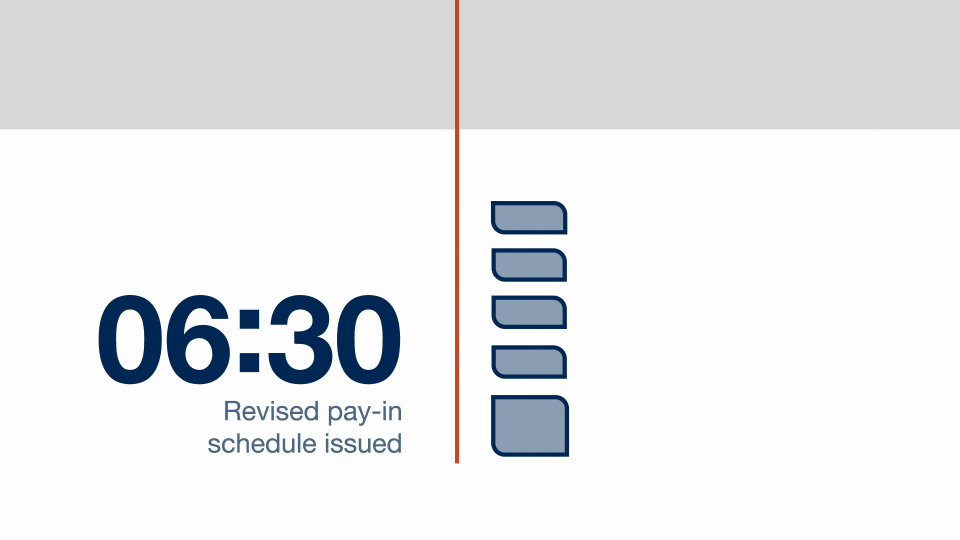
#> input picture video/.claude/rounds/work/cls-day/gen11/ref/f1610.png, 1920 x 1080 px, given in place of f1600.png, which was not available (shown at 1/2 size)
$ python probe_s8.py
#> lines starting #> are read from the running program, lines starting #| are printed output that depends on the picture; after the words box and inside, x2 and y2 are one past the last pixel; in counts of white or black regions, pixels touching at a corner belong together; pictures that were not available may be replaced by others from this repository, and a replacement may not be noted
from PIL import Image
import numpy as np, glob, re
def load(f): return np.asarray(Image.open(f).convert("RGB")).astype(int)
def isnavy(px): r,g,b=px; return r<75 and g<85 and 30<b<135
def isgrey(px): r,g,b=px; return abs(r-215)<18 and abs(g-215)<18 and abs(b-215)<18
def isred(px): r,g,b=px; return r>150 and g<110 and b<75
def isbarfill(px): r,g,b=px; return 120<r<175 and 140<g<185 and 158<b<205  # steel-blue bar fill

D=".claude/rounds/work/cls-day/gen11/ref"
for fr in [1600,1620,1640,1650,1660,1670,1680,1690,1700]:
    im=load(f"{D}/f{fr}.png"); H,W,_=im.shape
#> after `H, W, _ = im.shape`: H = 1080; W = 1920
    # grey band bottom at col x=1780 (or 1885): grey->white transition
    col=1780
    gy=[y for y in range(0,400) if isgrey(im[y,col])]
#> in isgrey, `r, g, b = px`: r = 215
#> gy = 259 values from 0 to 258
    bandbot=(max(gy)+1) if gy else None
#> bandbot = 259
    # hour ticks: scan a row inside grey band (y=60)
    row=60 if (bandbot and bandbot>70) else max(5,(bandbot or 40)//2)
#> row = 60
    ticks=[];x=0
    while x<W:
        if isnavy(im[row,x]):
            x0=x
            while x<W and isnavy(im[row,x]): x+=1
            if x-x0<14: ticks.append((x0+x-1)//2)
        x+=1
#> after the loop, ticks = []; x = 1920
    # red line x (scan row y=200, below band, x<1920)
    rr=200
    reds=[x for x in range(0,W) if isred(im[rr,x])]
#> in isred, `r, g, b = px`: r = 215
#> reds = [910, 911, 912, 913, 914, 915, 916, 917]
    redx=int(np.median(reds)) if reds else None
#> redx = 913
    # bars: navy-outline bounding via barfill mask clusters by y
    mask=np.zeros((H,W),bool)
    for y in range(300,1010):
        rowpx=im[y]
        m=(rowpx[:,0]>120)&(rowpx[:,0]<175)&(rowpx[:,1]>140)&(rowpx[:,1]<185)&(rowpx[:,2]>158)&(rowpx[:,2]<205)
        mask[y]=m
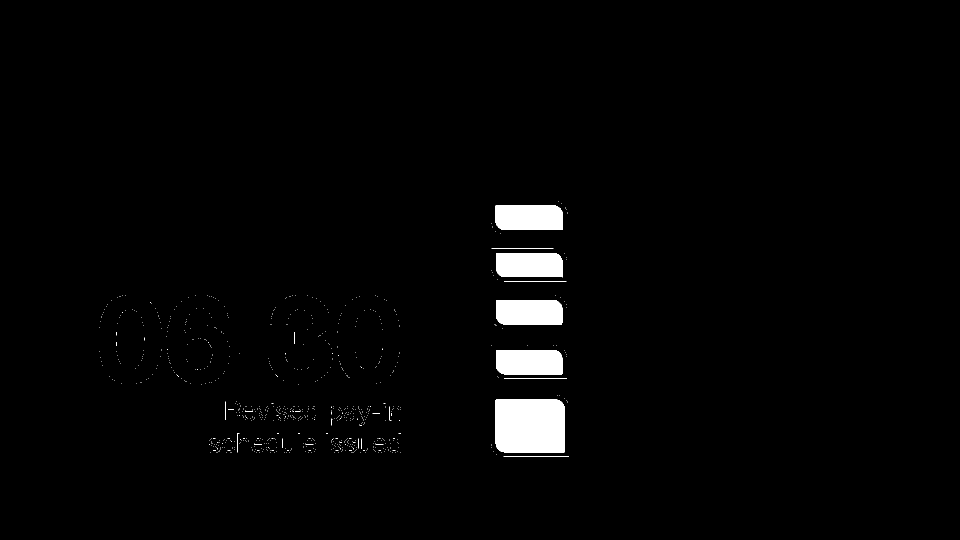
#> mask: shape (1080, 1920) bool (shown at 1/2 size); 2% white; 828 white regions (813 under 20 px), largest, box (x1, y1, x2, y2) and area: (991, 799, 1129, 905) 14474, (991, 411, 1126, 460) 6464, (992, 700, 1125, 749) 6370
    rowhas=[y for y in range(300,1010) if mask[y].sum()>8]
#> rowhas = 306 values from 411 to 913
    bars=[]
    if rowhas:
        s=rowhas[0]; p=rowhas[0]
#> after `s = rowhas[0]`: s = 411
#> after `p = rowhas[0]`: p = 411
        for y in rowhas[1:]:
            if y-p>10: bars.append((s,p)); s=y
            p=y
#> this loop made 305 passes
#> (y, s, p) on pass 49: (496, 496, 496)
#> s on passes 99, 148, 198: 600, 700, 799
#> after the loop, bars = [(411, 459), (496, 563), (600, 648), (700, 757)]
        bars.append((s,p))
    print(f"\nf{fr}: bandbot={bandbot} ticks={ticks} redx={redx}")
#| f1600: bandbot=259 ticks=[] redx=913
    for (y0,y1) in bars:
        ym=(y0+y1)//2
        xin=np.where(mask[ym])[0]
        if len(xin): print(f"   bar y{y0}-{y1}(h{y1-y0}) mid{ym}: x{xin.min()}-{xin.max()}(w{xin.max()-xin.min()})")
#> this loop made 5 passes
#> (y0, y1, ym) on passes 1 to 5: (411, 459, 435), (496, 563, 529), (600, 648, 624), (700, 757, 728), (799, 913, 856)
#|    bar y411-459(h48) mid435: x991-1125(w134)
#|    bar y496-563(h67) mid529: x992-1124(w132)
#|    bar y600-648(h48) mid624: x206-1124(w918)
#|    bar y700-757(h57) mid728: x992-1124(w132)
#|    bar y799-913(h114) mid856: x991-1128(w137)
#> pass 2 of the loop `for fr in [1600,1620,1640,1650,1660,1670,1680,1690,1700]:`:
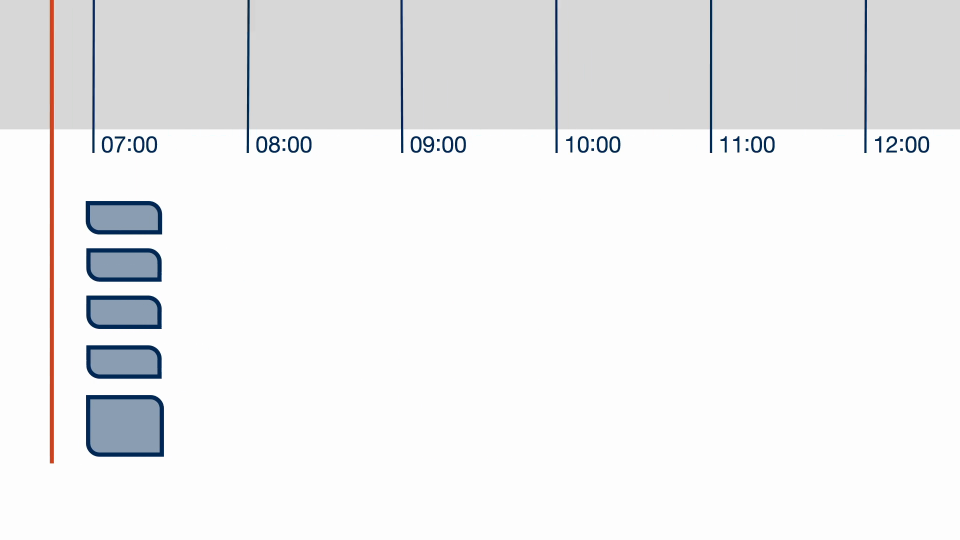
#> input picture video/.claude/rounds/work/cls-day/gen11/ref/f1630.png, 1920 x 1080 px, given in place of f1620.png, which was not available (shown at 1/2 size)
#> the loop `while x<W:` made 1897 passes
#> x0 on passes 187, 493, 795, 1101, 1406, 1712: 186, 495, 801, 1111, 1420, 1730
#> after the loop `while x<W:`: ticks = [187, 496, 802, 1112, 1421, 1731]; x = 1920
#> reds = [100, 101, 102, 103, 104, 105, 106]
#> redx = 103
#> after the loop `for y in range(300,1010):`:
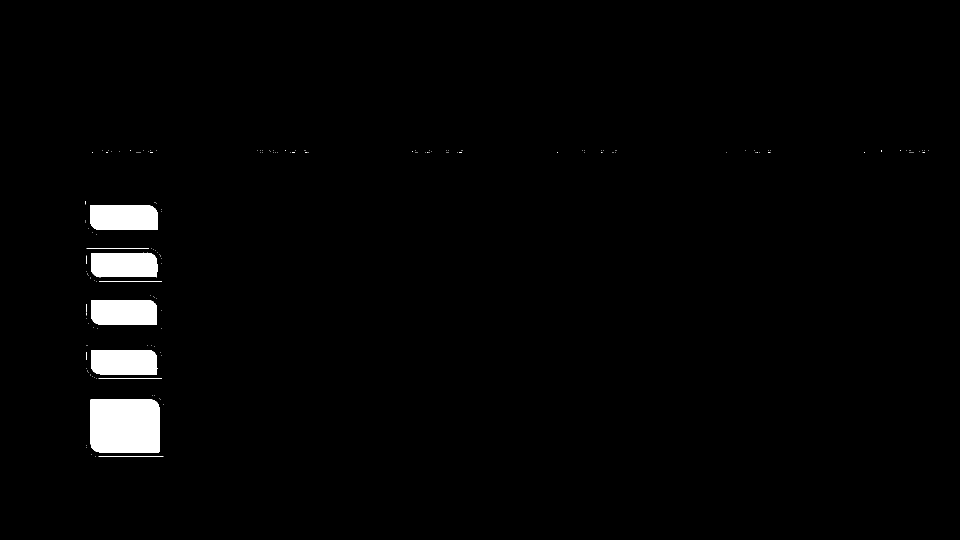
#> mask: shape (1080, 1920) bool (shown at 1/2 size); 2% white; 162 white regions (153 under 20 px), largest, box (x1, y1, x2, y2) and area: (181, 799, 319, 905) 14474, (180, 411, 315, 460) 6466, (182, 700, 315, 749) 6333
#> rowhas = 309 values from 300 to 913
#> `s = rowhas[0]`: s = 300
#> the loop `for y in rowhas[1:]:` made 308 passes
#> (y, s, p) on passes 4, 53: (411, 411, 411), (496, 496, 496)
#> after the loop `for y in rowhas[1:]:`: bars = [(300, 305), (411, 459), (496, 563), (600, 648), (700, 757)]
#| f1620: bandbot=259 ticks=[187, 496, 802, 1112, 1421, 1731] redx=103
#> the loop `for (y0,y1) in bars:` made 6 passes
#> (printed output is left out)
#> pass 3 of the loop `for fr in [1600,1620,1640,1650,1660,1670,1680,1690,1700]:`:
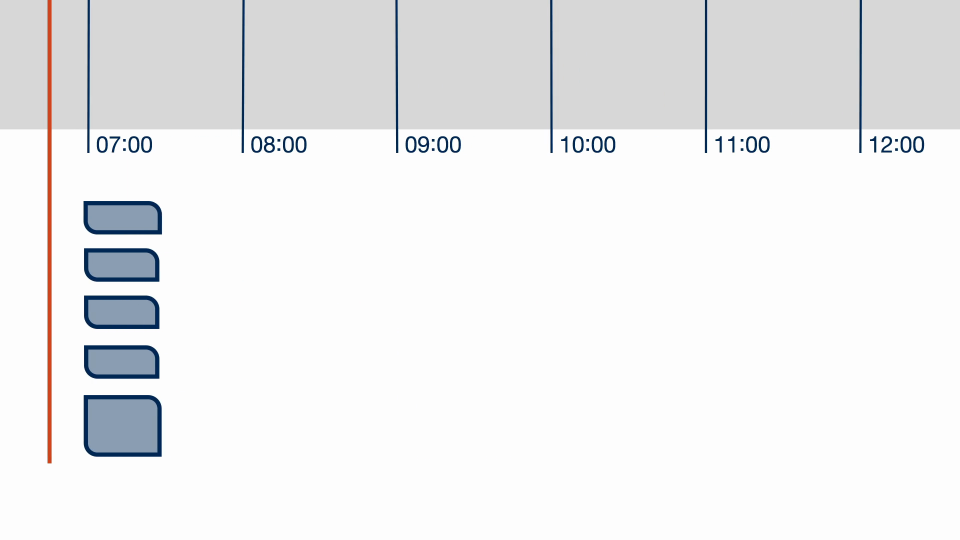
#> input picture video/.claude/rounds/work/cls-day/gen11/ref/f1640.png, 1920 x 1080 px, found by its file name (shown at 1/2 size)
#> after the loop `for y in range(300,1010):`:
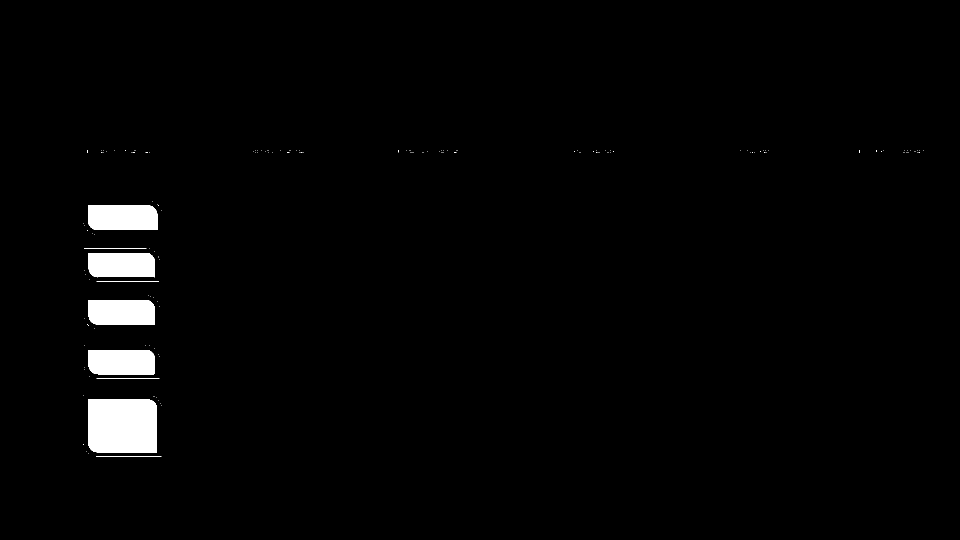
#> mask: shape (1080, 1920) bool (shown at 1/2 size); 2% white; 152 white regions (143 under 20 px), largest, box (x1, y1, x2, y2) and area: (176, 799, 314, 905) 14474, (176, 411, 315, 460) 6663, (177, 600, 310, 649) 6370
#> the loop `for y in rowhas[1:]:` made 310 passes
#> y on passes 1 to 3: 301, 302, 303
#| f1640: bandbot=259 ticks=[176, 486, 792, 1102, 1411, 1720] redx=99
#> the loop `for (y0,y1) in bars:` made 6 passes
#> (printed output is left out)
#> (the run stopped early here; a loop or call above may not have finished)
